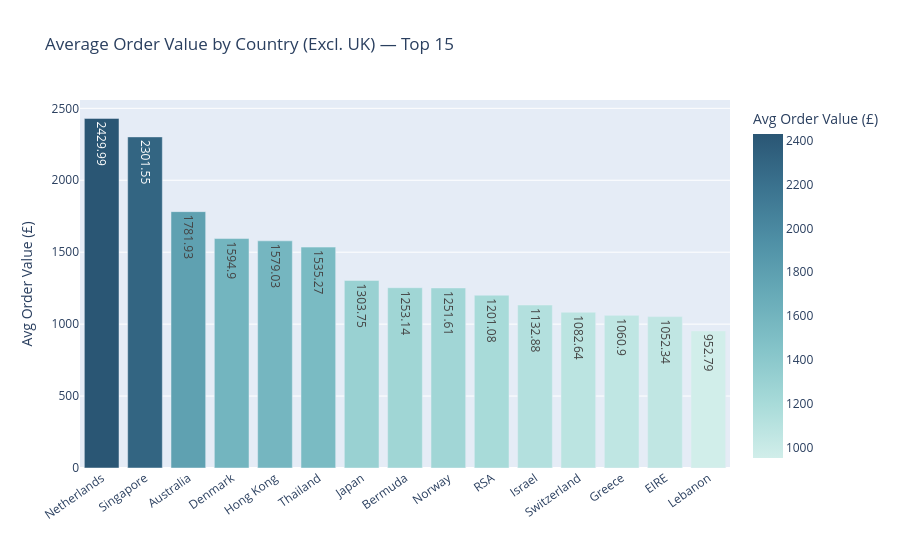

Write notebook code for a chart like this one.
### Code cell
# AOV = total revenue / number of unique orders per country
# different from just total revenue - some countries buy less often but in bigger amounts

aov = (
    df[df["Country"] != "United Kingdom"]
    .groupby("Country")
    .agg(
        TotalRevenue = ("TotalPrice", "sum"),
        OrderCount   = ("Invoice",    "nunique")
    )
    .reset_index()
)
aov["AOV"] = (aov["TotalRevenue"] / aov["OrderCount"]).round(2)

top_aov = aov.sort_values("AOV", ascending=False).head(15)

fig_aov = px.bar(
    top_aov,
    x="Country",
    y="AOV",
    title="Average Order Value by Country (excl. UK) - Top 15",
    labels={"AOV": "Avg Order Value (£)"},
    color="AOV",
    color_continuous_scale="Teal",
    text="AOV"
)
fig_aov.update_layout(xaxis_tickangle=-35)
fig_aov.write_html("reports/figures/aov_by_country.html")
fig_aov.show()

### Figure 1 — Plotly figure (JSON) as saved in the notebook; plotly's stock layout.template omitted (floating-point values rounded to 4 significant figures)
{"data": [{"hovertemplate": "=%{x}<br>Avg Order Value (£)=%{marker.color}<extra></extra>", "legendgroup": "", "marker": {"color": [2430.0, 2302.0, 1782.0, 1595.0, 1579.0, 1535.0, 1304.0, 1253.0, 1252.0, 1201.0, 1133.0, 1083.0, 1061.0, 1052.0, 952.8], "coloraxis": "coloraxis", "pattern": {"shape": ""}}, "name": "", "orientation": "v", "showlegend": false, "text": [2430.0, 2302.0, 1782.0, 1595.0, 1579.0, 1535.0, 1304.0, 1253.0, 1252.0, 1201.0, 1133.0, 1083.0, 1061.0, 1052.0, 952.8], "textposition": "auto", "type": "bar", "x": ["Netherlands", "Singapore", "Australia", "Denmark", "Hong Kong", "Thailand", "Japan", "Bermuda", "Norway", "RSA", "Israel", "Switzerland", "Greece", "EIRE", "Lebanon"], "xaxis": "x", "y": [2430.0, 2302.0, 1782.0, 1595.0, 1579.0, 1535.0, 1304.0, 1253.0, 1252.0, 1201.0, 1133.0, 1083.0, 1061.0, 1052.0, 952.8], "yaxis": "y"}], "layout": {"barmode": "relative", "coloraxis": {"colorbar": {"title": {"text": "Avg Order Value (£)"}}, "colorscale": [[0, "rgb(209, 238, 234)"], [0.1667, "rgb(168, 219, 217)"], [0.3333, "rgb(133, 196, 201)"], [0.5, "rgb(104, 171, 184)"], [0.6667, "rgb(79, 144, 166)"], [0.8333, "rgb(59, 115, 143)"], [1, "rgb(42, 86, 116)"]]}, "legend": {"tracegroupgap": 0}, "title": {"text": "Average Order Value by Country (Excl. UK) — Top 15"}, "xaxis": {"anchor": "y", "domain": [0, 1], "tickangle": -35, "title": {"text": ""}}, "yaxis": {"anchor": "x", "domain": [0, 1], "title": {"text": "Avg Order Value (£)"}}}}
